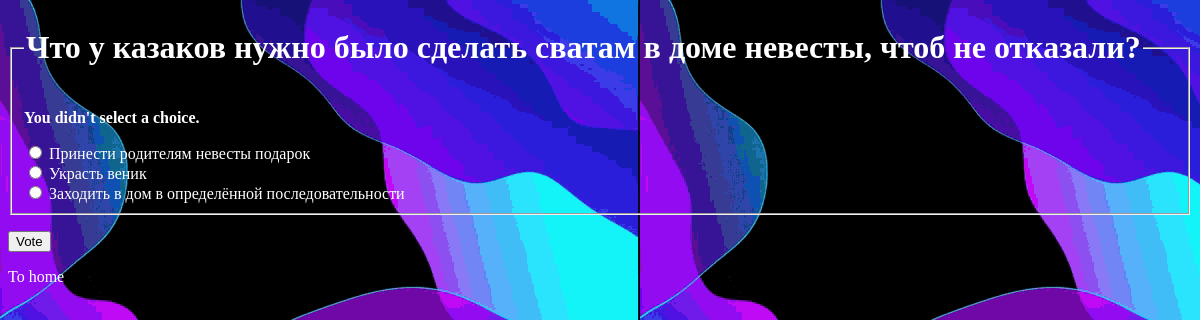
The page /1/vote/ on the database its author committed.
### polls/models.py (models this page shows, shortened)
class Question(models.Model):
    question_text = models.CharField('Question', max_length=200)
    pub_date = models.DateTimeField('Date publication')

class Choice(models.Model):
    question = models.ForeignKey(Question, on_delete=models.CASCADE)
    choice_text = models.CharField(max_length=200)
    votes = models.IntegerField(default=0)

### polls/views.py (the view)
# urls.py: path('<int:question_id>/vote/', views.vote, name='vote'),
def vote(request, question_id):
    question = get_object_or_404(Question, pk=question_id)
    try:
        selected_choice = question.choice_set.get(pk=request.POST['choice'])
    except (KeyError, Choice.DoesNotExist):
        return render(request, 'polls/detail.html', {
            'question': question,
            'error_message': "You didn't select a choice.",
        })
    else:
        selected_choice.votes += 1
        selected_choice.save()
        return HttpResponseRedirect(reverse('results', args=(question.id,)))

### templates/polls/detail.html (shortened to what this page needs)
{% load static %}
<!DOCTYPE html>
<html lang="en">
<head>
    <link rel="stylesheet" type="text/css" href="{% static 'style.css' %}">
</head>
<body>
    <form action="{% url 'vote' question.id %}" method="post">
        <fieldset>
            <legend><h1>{{ question.question_text }}</h1></legend>
            {% if error_message %}<p><strong>{{ error_message }}</strong></p>{% endif %}
            {% for choice in question.choice_set.all %}
                <input type="radio" name="choice" id="choice{{ forloop.counter }}" value="{{ choice.id }}">
                <label for="choice{{ forloop.counter }}">{{ choice.choice_text }}</label><br>
            {% endfor %}
        </fieldset>
        <p><input type="submit" value="Vote"></p>
        </form>
        <p><a href="{% url 'index' %}">To home</a></p>
</body>
</html>

### static/style.css (style rules this page uses)
body { background-image: url('/static/images/bg.gif'); }
a, li, h1, form { color: white; text-decoration: none; }

### rows shown on the page
Question: question_text "Что у казаков нужно было сделать сватам в доме невесты, чтоб не отказали?"
Choice: choice_text "Принести родителям невесты подарок"
Choice: choice_text "Украсть веник"
Choice: choice_text "Заходить в дом в определённой последовательности"

### other values the page prints
{{ error_message }} "You didn't select a choice."
